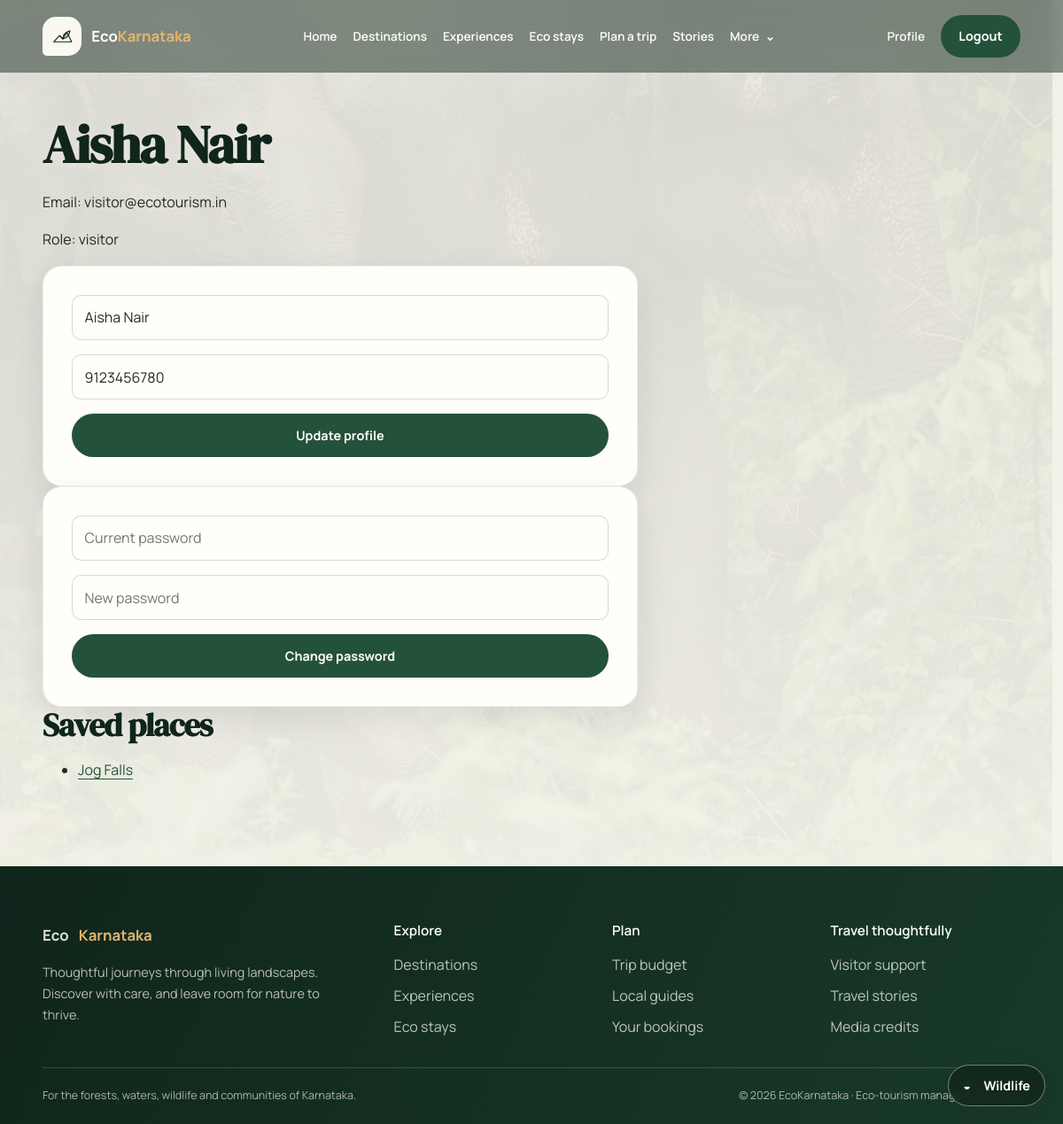
Before: /profile (signed in) with the older database file.
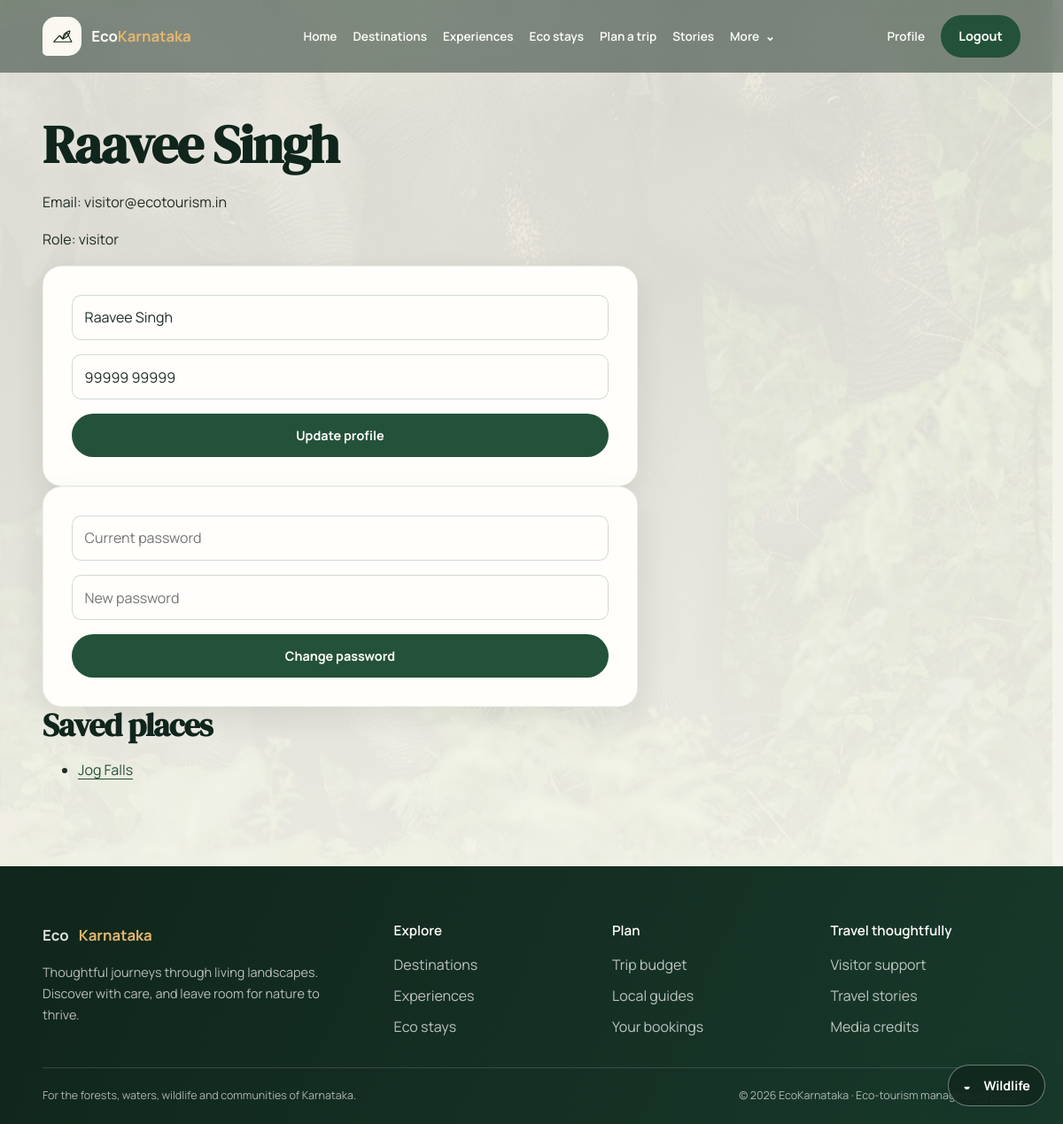
After: the same page with the newer database file.
### app/models.py (models this page shows)
class User(SQLModel, table=True):
    id: Optional[int] = Field(default=None, primary_key=True)
    name: str
    email: str = Field(index=True, unique=True)
    phone: str
    hashed_password: str
    role: str = "visitor"
    is_active: bool = True
    created_at: datetime = Field(default_factory=datetime.utcnow)

class Place(SQLModel, table=True):
    id: Optional[int] = Field(default=None, primary_key=True)
    place_name: str
    location: str
    category: str
    description: str
    entry_fee: float = 0.0
    visiting_hours: str = "9:00 AM - 5:00 PM"
    status: str = "pending"
    district: Optional[str] = None
    latitude: Optional[float] = None
    longitude: Optional[float] = None
    image_url: Optional[str] = None
    best_season: Optional[str] = None
    eco_rating: Optional[float] = None
    created_by: Optional[int] = Field(default=None, foreign_key="user.id")
    created_at: datetime = Field(default_factory=datetime.utcnow)

### app/main.py (the view)
@app.get("/profile")
def profile(request: Request, db: Session = Depends(get_db), user: User = Depends(get_current_user)):
    places = db.exec(select(SavedPlace).where(SavedPlace.user_id == user.id)).all()
    return templates.TemplateResponse(
        "profile.html",
        {"request": request, "user": user, "saved_places": [db.get(Place, p.place_id) for p in places if p.place_id]},
    )

### app/templates/profile.html (shortened to what this page needs)
{% extends "base.html" %}
{% block content %}
<h1>{{ user.name }}</h1>
<p>Email: {{ user.email }}</p>
<p>Role: {{ user.role }}</p>
<form class="stack-form" action="/profile" method="post">
  <input type="text" name="name" value="{{ user.name }}" required>
  <input type="text" name="phone" value="{{ user.phone }}" required>
  <button type="submit">Update profile</button>
</form>
<form class="stack-form" action="/change-password" method="post">
  <input type="password" name="current_password" placeholder="Current password" required>
  <input type="password" name="new_password" placeholder="New password" required>
  <button type="submit">Change password</button>
</form>
<h2>Saved places</h2>
{% if saved_places %}
<ul>
  {% for place in saved_places %}
    <li><a href="/places/{{ place.id }}">{{ place.place_name }}</a></li>
  {% endfor %}
</ul>
{% else %}
  <p>No places saved yet.</p>
{% endif %}
{% endblock %}

### app/templates/base.html (shortened to what this page needs)
<!DOCTYPE html>
<html lang="en">
<head>
  <link rel="stylesheet" href="/static/css/style.css?v=20261003b">
</head>
<body class="{% if request.url.path in ['/login', '/register', '/environmental', '/places/add'] %}page-calm{% else %}page-immersive{% endif %}">
  {% if request.url.path != '/' %}
  <div class="page-backdrop" aria-hidden="true">
  </div>
  {% endif %}
  <header class="topbar">
    <div class="container nav-wrap">
      <div class="brand">
        <a href="/" aria-label="EcoKarnataka home">
          <span class="brand-mark" aria-hidden="true">
            <svg viewBox="0 0 44 44" role="presentation"><path d="M7 31 17 20l6 6 7-11 8 16H7Z"/><path d="M23 26c0-7 4-12 12-14-1 8-5 12-12 14Zm0 0-5-5"/></svg>
          </span>
          <span>Eco<strong>Karnataka</strong></span>
        </a>
      </div>
      <nav class="main-nav" id="main-navigation" aria-label="Main navigation">
        <a href="/">Home</a>
        <a href="/places">Destinations</a>
        <a href="/activities">Experiences</a>
        <a href="/stays">Eco stays</a>
        <a href="/budget">Plan a trip</a>
        <a href="/reviews">Stories</a>
        <details class="dropdown">
          <summary>More</summary>
        </details>
      </nav>
      <div class="auth-actions">
        {% if user %}
          <a href="/profile">Profile</a>
          <form action="/logout" method="post" class="logout-form">
            <button type="submit">Logout</button>
          </form>
        {% else %}
          <a href="/login">Login</a>
        {% endif %}
      </div>
    </div>
  </header>
  <main class="page-body{% if request.url.path == '/' %} page-body--home{% endif %}" id="main-content">
    {% block content %}{% endblock %}
  </main>
  <footer class="footer">
    <div class="container footer-grid">
      <div class="footer-brand">
        <a href="/" class="footer-logo">Eco<span>Karnataka</span></a>
        <p>Thoughtful journeys through living landscapes. Discover with care, and leave room for nature to thrive.</p>
      </div>
      <div>
        <h2>Explore</h2>
        <a href="/places">Destinations</a>
        <a href="/activities">Experiences</a>
        <a href="/stays">Eco stays</a>
      </div>
      <div>
        <h2>Plan</h2>
        <a href="/budget">Trip budget</a>
        <a href="/guides">Local guides</a>
        <a href="/bookings">Your bookings</a>
      </div>
      <div>
        <h2>Travel thoughtfully</h2>
        <a href="/complaints">Visitor support</a>
        <a href="/reviews">Travel stories</a>
        <a href="/static/media/credits.html">Media credits</a>
      </div>
      <div class="footer-bottom">
        <p>For the forests, waters, wildlife and communities of Karnataka.</p>
        <span>© 2026 EcoKarnataka · Eco-tourism management portal</span>
      </div>
    </div>
  </footer>
  {% if request.url.path not in ['/login', '/register', '/environmental', '/places/add'] %}
  <aside class="scene-control" aria-label="Background scene controls">
    <button class="scene-control__trigger" type="button" aria-expanded="false" aria-controls="scene-menu">
      <span aria-hidden="true">◒</span><span>Wildlife</span>
    </button>
  </aside>
  {% endif %}
</body>
</html>

### app/static/css/tokens.css (style rules this page uses)
:root { color-scheme: light; --eco-forest-950: #10251b; --eco-forest-900: #183a2b; --eco-forest-800: #24513a; --eco-moss-600: #527b56; --eco-moss-400: #85a783; --eco-teak-700: #75563f; --eco-cream-100: #faf8f1; --eco-cream-200: #f0ede2; --eco-white: #fffefa; --eco-ink: #202c25; --eco-muted: #617068; --eco-sunrise: #e3b66f; --eco-monsoon: #4d8581; --eco-success: #3e7956; --eco-warning: #9b6d24; --eco-error: #a54542; --eco-info: #376d7a; --eco-space-1: 0.5rem; --eco-space-2: 1rem; --eco-space-3: 1.5rem; --eco-space-4: 2rem; --eco-space-5: 3rem; --eco-space-6: 4rem; --eco-space-7: 6rem; --eco-space-8: 8rem; --eco-radius-sm: 0.65rem; --eco-radius-md: 1rem; --eco-radius-lg: 1.35rem; --eco-radius-xl: 2rem; --eco-radius-pill: 999px; --eco-shadow-soft: 0 12px 34px rgba(16, 37, 27, 0.09); --eco-shadow-card: 0 22px 54px rgba(16, 37, 27, 0.15); --eco-focus: 0 0 0 3px rgba(227, 182, 111, 0.65); --eco-font-display: "DM Serif Display", Georgia, serif; --eco-font-body: "Manrope", "Segoe UI", system-ui, sans-serif; --eco-text-xs: 0.78rem; --eco-text-sm: 0.9rem; --eco-text-base: 1rem; --eco-text-lg: 1.2rem; --eco-text-xl: clamp(1.65rem, 3vw, 2.45rem); --eco-text-display: clamp(3rem, 7vw, 6.5rem); --eco-content-width: 1320px; }

### app/static/css/base.css (style rules this page uses)
*, *::before, *::after { box-sizing: border-box; }
html { min-width: 320px; scroll-behavior: smooth; scrollbar-color: var(--eco-moss-600) var(--eco-cream-100); scrollbar-width: thin; }
body { min-height: 100vh; margin: 0; color: var(--eco-ink); background: var(--eco-cream-100); font-family: var(--eco-font-body); font-size: var(--eco-text-base); line-height: 1.65; -webkit-font-smoothing: antialiased; text-rendering: optimizeLegibility; }
img, video, svg { display: block; max-width: 100%; }
a { color: var(--eco-forest-800); text-underline-offset: 0.22em; transition: color 180ms ease; }
h1, h2, h3, h4, h5, h6 { margin: 0 0 var(--eco-space-2); color: var(--eco-forest-950); font-family: var(--eco-font-display); font-weight: 600; line-height: 1.18; letter-spacing: -0.025em; }
h1 { font-size: clamp(2.2rem, 5vw, 4rem); }
h2 { font-size: var(--eco-text-xl); }
p { max-width: 75ch; margin: 0 0 var(--eco-space-2); }
button, input, select, textarea { font: inherit; }
button { cursor: pointer; }

### app/static/css/components.css (style rules this page uses)
button, .button-link, .btn-eco { display: inline-flex; min-height: 2.85rem; align-items: center; justify-content: center; gap: 0.5rem; padding: 0.7rem 1.2rem; border: 1px solid transparent; border-radius: var(--eco-radius-pill); color: var(--eco-white); background: var(--eco-forest-800); font-size: var(--eco-text-sm); font-weight: 700; text-align: center; text-decoration: none; transition: transform 180ms ease, color 180ms ease, background 180ms ease, box-shadow 180ms ease; }
.stack-form, .form-eco { display: grid; width: min(42rem, 100%); gap: 1rem; padding: clamp(1.25rem, 3vw, 2rem); border: 1px solid rgba(36, 81, 58, 0.08); border-radius: var(--eco-radius-lg); background: var(--eco-white); box-shadow: var(--eco-shadow-soft); }
.stack-form input, .stack-form textarea, .stack-form select, .filters input, .filters select, .booking-form input, .booking-form select, .form-eco input, .form-eco textarea, .form-eco select, .environmental-fields input, .environmental-fields select { width: 100%; min-height: 3rem; padding: 0.72rem 0.85rem; border: 1px solid rgba(36, 81, 58, 0.2); border-radius: var(--eco-radius-sm); color: var(--eco-ink); background: var(--eco-white); transition: border-color 160ms ease, box-shadow 160ms ease; }

Changed rows visible on the page:
changed User "visitor@ecotourism.in": name "Aisha Nair" → "Raavee Singh"; phone "9123456780" → "99999 99999"
